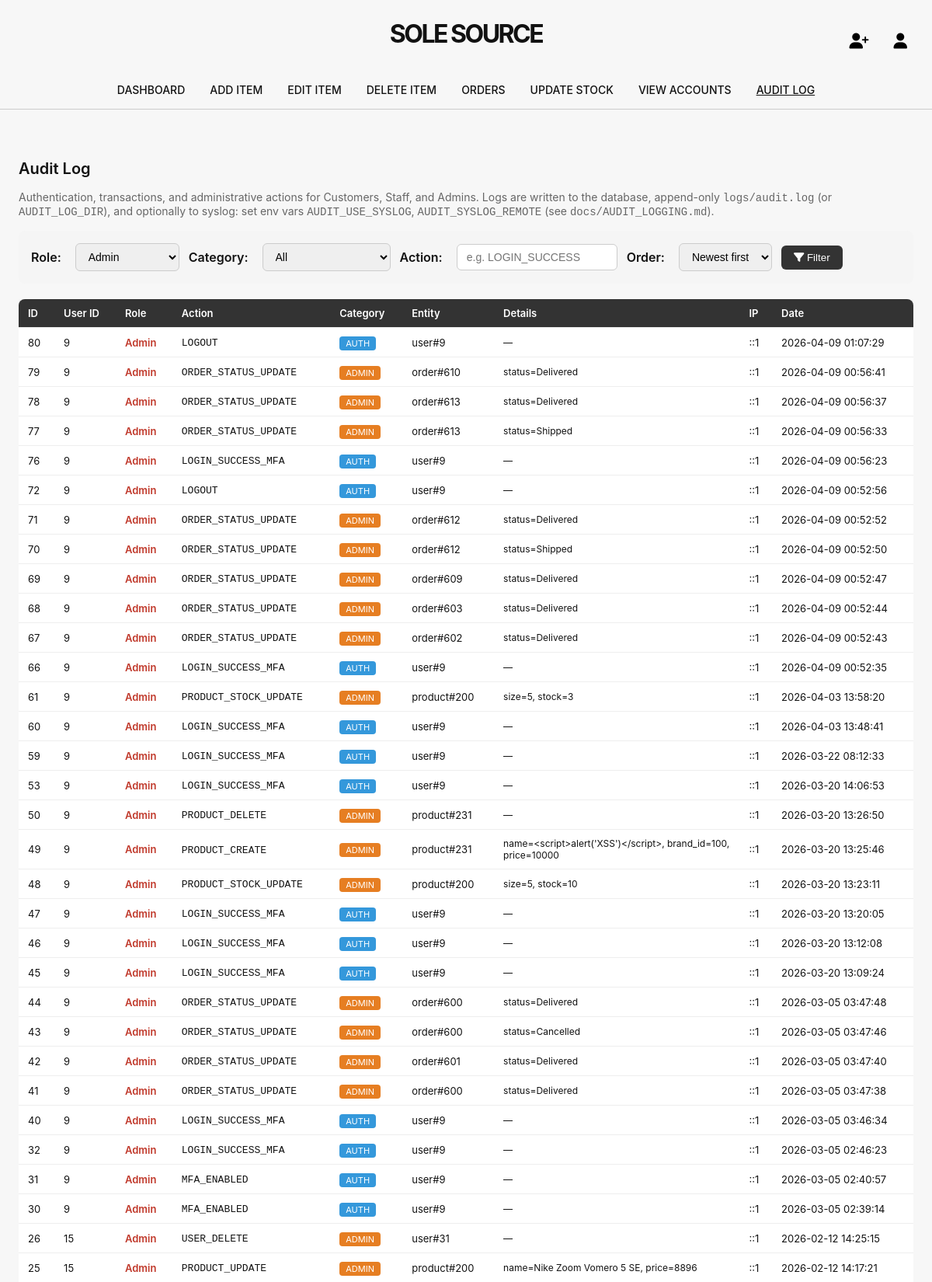
Page /view-audit-log.php?role=Admin (signed in, upper part) on the committed database.
### tables this page shows
CREATE TABLE `audit_log` (
  `id` int(11) NOT NULL,
  `user_id` int(11) DEFAULT NULL,
  `role` varchar(50) DEFAULT NULL,
  `action` varchar(50) NOT NULL,
  `log_category` enum('AUTH','TRANSACTION','ADMIN') DEFAULT NULL,
  `entity_type` varchar(50) DEFAULT NULL,
  `entity_id` int(11) DEFAULT NULL,
  `details` text DEFAULT NULL,
  `ip_address` varchar(45) DEFAULT NULL,
  `created_at` timestamp NOT NULL DEFAULT current_timestamp()
);

### includes/input_validation.php (called while the page is built, shortened)
<?php
function validate_order_direction($value) {
    $v = strtolower(trim((string)$value));
    return ($v === 'asc') ? 'ASC' : 'DESC';
}

### view-audit-log.php (the view, shortened to what this page needs)
<?php
require_once 'includes/db.php';
require_once 'includes/input_validation.php';
$has_category = false;
$r = mysqli_query($conn, "SHOW COLUMNS FROM audit_log LIKE 'log_category'");
if ($r && mysqli_num_rows($r) > 0) {
    $has_category = true;
}
$filter_role = $_GET['role'] ?? '';
$filter_action = trim($_GET['action'] ?? '');
$order = $_GET['order'] ?? 'desc';
$where = [];
$params = [];
$types = '';
if ($filter_role !== '') {
    if ($filter_role === '_none_') {
        $where[] = "(role IS NULL OR role = '')";
    } else {
        $where[] = "role = ?";
        $params[] = $filter_role;
        $types .= 's';
    }
}
$where_sql = count($where) > 0 ? 'WHERE ' . implode(' AND ', $where) : '';
$order_sql = validate_order_direction($order);
$select_cols = $has_category
    ? "id, user_id, role, action, log_category, entity_type, entity_id, details, ip_address, created_at"
    : "id, user_id, role, action, entity_type, entity_id, details, ip_address, created_at";
$query = "SELECT {$select_cols} FROM audit_log {$where_sql} ORDER BY created_at {$order_sql} LIMIT 500";
if (count($params) > 0) {
    $stmt = mysqli_prepare($conn, $query);
    if ($stmt) {
        mysqli_stmt_bind_param($stmt, $types, ...$params);
        mysqli_stmt_execute($stmt);
        $result = mysqli_stmt_get_result($stmt);
    } else {
        $result = false;
    }
} else {
    $result = mysqli_query($conn, $query);
}
$logs = [];
if ($result) {
    while ($row = mysqli_fetch_assoc($result)) {
        $logs[] = $row;
    }
}
?>
<!DOCTYPE html>
<html lang="en">
<head>
  <link rel="stylesheet" href="css/homestyles.css" />
  <link rel="stylesheet" href="css/staffstyles.css" />
  <link rel="stylesheet" href="https://cdnjs.cloudflare.com/ajax/libs/font-awesome/6.5.0/css/all.min.css">
</head>
<body>
<header class="header">
  <div class="header-container">
    <h1 class="logo">SOLE SOURCE</h1>
    <div class="header-icons">
      <button class="icon-button" title="Create Account" onclick="window.location.href='create-account.php'">
        <i class="fas fa-user-plus"></i>
      </button>
      <div class="user-profile-container">
        <button class="icon-button" onclick="window.location.href='userprofileadmin.php'">
          <i class="fas fa-user"></i>
        </button>
      </div>
    </div>
  </div>
  <nav class="navigation">
    <a href="adminhomepage.php" class="nav-link">DASHBOARD</a>
    <a href="add-item.php" class="nav-link">ADD ITEM</a>
    <a href="edit-item.php" class="nav-link">EDIT ITEM</a>
    <a href="delete-item.php" class="nav-link">DELETE ITEM</a>
    <a href="admin-orders.php" class="nav-link">ORDERS</a>
    <a href="admin-update-stocks.php" class="nav-link">UPDATE STOCK</a>
    <a href="view-accounts.php" class="nav-link">VIEW ACCOUNTS</a>
    <a href="view-audit-log.php" class="nav-link active">AUDIT LOG</a>
  </nav>
</header>
<div class="staff-container">
  <h2 class="section-title">Audit Log</h2>
  <p class="audit-summary">Authentication, transactions, and administrative actions for Customers, Staff, and Admins. Logs are written to the database, append-only <code>logs/audit.log</code> (or <code>AUDIT_LOG_DIR</code>), and optionally to syslog: set env vars <code>AUDIT_USE_SYSLOG</code>, <code>AUDIT_SYSLOG_REMOTE</code> (see <code>docs/AUDIT_LOGGING.md</code>).</p>
  <form method="get" action="view-audit-log.php" class="audit-filters">
    <label>Role:</label>
    <select name="role">
      <option value="Admin" <?php echo $filter_role === 'Admin' ? 'selected' : ''; ?>>Admin</option>
    </select>
    <?php if ($has_category): ?>
    <label>Category:</label>
    <select name="category">
      <option value="">All</option>
    </select>
    <?php endif; ?>
    <label>Action:</label>
    <input type="text" name="action" value="<?php echo htmlspecialchars($filter_action); ?>" placeholder="e.g. LOGIN_SUCCESS" />
    <label>Order:</label>
    <select name="order">
      <option value="desc" <?php echo $order === 'desc' ? 'selected' : ''; ?>>Newest first</option>
    </select>
    <button type="submit"><i class="fas fa-filter"></i> Filter</button>
  </form>
  <div style="overflow-x: auto;">
    <table class="audit-table">
      <thead>
        <tr>
          <th>ID</th>
          <th>User ID</th>
          <th>Role</th>
          <th>Action</th>
          <?php if ($has_category): ?><th>Category</th><?php endif; ?>
          <th>Entity</th>
          <th>Details</th>
          <th>IP</th>
          <th>Date</th>
        </tr>
      </thead>
      <tbody>
        <?php foreach ($logs as $log): ?>
        <tr>
          <td><?php echo (int)$log['id']; ?></td>
          <td><?php echo $log['user_id'] !== null ? (int)$log['user_id'] : '—'; ?></td>
          <td class="role-<?php echo strtolower($log['role'] ?? 'none'); ?>"><?php echo htmlspecialchars($log['role'] ?? '—'); ?></td>
          <td><code><?php echo htmlspecialchars($log['action']); ?></code></td>
          <?php if ($has_category): ?>
          <td>
            <?php
            $cat = $log['log_category'] ?? null;
            if ($cat): ?>
              <span class="badge-<?php echo strtolower($cat); ?>"><?php echo htmlspecialchars($cat); ?></span>
            <?php else: ?>—<?php endif; ?>
          </td>
          <?php endif; ?>
          <td><?php echo htmlspecialchars(($log['entity_type'] ?? '') . ($log['entity_id'] ? '#' . $log['entity_id'] : '')); ?></td>
          <td class="log-details"><?php echo htmlspecialchars($log['details'] ?? '—'); ?></td>
          <td><?php echo htmlspecialchars($log['ip_address'] ?? '—'); ?></td>
          <td><?php echo htmlspecialchars($log['created_at'] ?? ''); ?></td>
        </tr>
        <?php endforeach; ?>
      </tbody>
    </table>
  </div>
</div>
</body>
</html>

### css/homestyles.css (style rules this page uses)
.logo { font-size: 32px; font-weight: 700; letter-spacing: -2.5px; margin-bottom: 20px; }
* { margin: 0; padding: 0; box-sizing: border-box; }
body { font-family: -apple-system, BlinkMacSystemFont, 'Segoe UI', Roboto, sans-serif; background-color: hsl(0, 0%, 97%); color: hsl(0, 0%, 7%); min-height: 100vh; }
.header { background-color: hsl(0, 0%, 97%); border-bottom: 1px solid hsl(0, 0%, 80%); }
.header-container { max-width: 1200px; margin: 0 auto; padding: 24px; display: flex; align-items: center; justify-content: space-between; }
.header-icons { flex: 1; display: flex; justify-content: flex-end; gap: 16px; }
.icon-button { background: none; border: none; font-size: 20px; cursor: pointer; padding: 8px; border-radius: 4px; transition: background-color 0.2s; }
.navigation { max-width: 1200px; margin: 0 auto; padding: 0 24px 16px; display: flex; justify-content: center; gap: 32px; }
.nav-link { text-decoration: none; color: hsl(0, 0%, 7%); font-size: 14px; font-weight: 500; transition: color 0.2s; }
.nav-link.active { text-decoration: underline; color: hsl(0, 0%, 7%); }

### css/staffstyles.css (style rules this page uses)
.staff-container { max-width: 1200px; margin: 40px auto; padding: 24px; }
.section-title { font-size: 20px; font-weight: 600; margin-bottom: 16px; }
.user-profile-container { position: relative; }

### view-audit-log.php (style rules this page uses)
.audit-filters { display: flex; flex-wrap: wrap; gap: 12px; align-items: center; margin-bottom: 20px; padding: 16px; background: #f5f5f5; border-radius: 8px; }
.audit-filters label { font-weight: 600; margin-right: 6px; }
.audit-filters select, .audit-filters input { padding: 8px 12px; border: 1px solid #ccc; border-radius: 6px; font-size: 14px; }
.audit-filters button { padding: 8px 16px; background: #333; color: white; border: none; border-radius: 6px; cursor: pointer; }
.audit-table { width: 100%; border-collapse: collapse; font-size: 13px; background: white; box-shadow: 0 2px 8px rgba(0,0,0,0.08); border-radius: 8px; overflow: hidden; }
.audit-table th, .audit-table td { padding: 10px 12px; text-align: left; border-bottom: 1px solid #eee; }
.audit-table th { background: #333; color: white; font-weight: 600; }
.badge-auth { background: #3498db; color: white; padding: 2px 8px; border-radius: 4px; font-size: 11px; }
.badge-admin { background: #e67e22; color: white; padding: 2px 8px; border-radius: 4px; font-size: 11px; }
.role-admin { color: #c0392b; font-weight: 600; }
.log-details { max-width: 280px; word-break: break-word; font-size: 12px; }
.audit-summary { margin-bottom: 16px; color: #666; font-size: 14px; }

### rows in the picture
audit_log: id "80", user "9", role "Admin", action "LOGOUT", log_category "AUTH", entity_type+entity "user#9", details "—", ip_address "::1", created_at "2026-04-09 01:07:29"
audit_log: id "79", user "9", role "Admin", action "ORDER_STATUS_UPDATE", log_category "ADMIN", entity_type+entity "order#610", details "status=Delivered", ip_address "::1", created_at "2026-04-09 00:56:41"
audit_log: id "78", user "9", role "Admin", action "ORDER_STATUS_UPDATE", log_category "ADMIN", entity_type+entity "order#613", details "status=Delivered", ip_address "::1", created_at "2026-04-09 00:56:37"
audit_log: id "77", user "9", role "Admin", action "ORDER_STATUS_UPDATE", log_category "ADMIN", entity_type+entity "order#613", details "status=Shipped", ip_address "::1", created_at "2026-04-09 00:56:33"
audit_log: id "76", user "9", role "Admin", action "LOGIN_SUCCESS_MFA", log_category "AUTH", entity_type+entity "user#9", details "—", ip_address "::1", created_at "2026-04-09 00:56:23"
audit_log: id "72", user "9", role "Admin", action "LOGOUT", log_category "AUTH", entity_type+entity "user#9", details "—", ip_address "::1", created_at "2026-04-09 00:52:56"
audit_log: id "71", user "9", role "Admin", action "ORDER_STATUS_UPDATE", log_category "ADMIN", entity_type+entity "order#612", details "status=Delivered", ip_address "::1", created_at "2026-04-09 00:52:52"
audit_log: id "70", user "9", role "Admin", action "ORDER_STATUS_UPDATE", log_category "ADMIN", entity_type+entity "order#612", details "status=Shipped", ip_address "::1", created_at "2026-04-09 00:52:50"
audit_log: id "69", user "9", role "Admin", action "ORDER_STATUS_UPDATE", log_category "ADMIN", entity_type+entity "order#609", details "status=Delivered", ip_address "::1", created_at "2026-04-09 00:52:47"
audit_log: id "68", user "9", role "Admin", action "ORDER_STATUS_UPDATE", log_category "ADMIN", entity_type+entity "order#603", details "status=Delivered", ip_address "::1", created_at "2026-04-09 00:52:44"
audit_log: id "67", user "9", role "Admin", action "ORDER_STATUS_UPDATE", log_category "ADMIN", entity_type+entity "order#602", details "status=Delivered", ip_address "::1", created_at "2026-04-09 00:52:43"
audit_log: id "66", user "9", role "Admin", action "LOGIN_SUCCESS_MFA", log_category "AUTH", entity_type+entity "user#9", details "—", ip_address "::1", created_at "2026-04-09 00:52:35"
audit_log: id "61", user "9", role "Admin", action "PRODUCT_STOCK_UPDATE", log_category "ADMIN", entity_type+entity "product#200", details "size=5, stock=3", ip_address "::1", created_at "2026-04-03 13:58:20"
audit_log: id "60", user "9", role "Admin", action "LOGIN_SUCCESS_MFA", log_category "AUTH", entity_type+entity "user#9", details "—", ip_address "::1", created_at "2026-04-03 13:48:41"
audit_log: id "59", user "9", role "Admin", action "LOGIN_SUCCESS_MFA", log_category "AUTH", entity_type+entity "user#9", details "—", ip_address "::1", created_at "2026-03-22 08:12:33"
audit_log: id "53", user "9", role "Admin", action "LOGIN_SUCCESS_MFA", log_category "AUTH", entity_type+entity "user#9", details "—", ip_address "::1", created_at "2026-03-20 14:06:53"
audit_log: id "50", user "9", role "Admin", action "PRODUCT_DELETE", log_category "ADMIN", entity_type+entity "product#231", details "—", ip_address "::1", created_at "2026-03-20 13:26:50"
audit_log: id "49", user "9", role "Admin", action "PRODUCT_CREATE", log_category "ADMIN", entity_type+entity "product#231", details "name=<script>alert('XSS')</script>, brand_id=100, price=10000", ip_address "::1", created_at "2026-03-20 13:25:46"
audit_log: id "48", user "9", role "Admin", action "PRODUCT_STOCK_UPDATE", log_category "ADMIN", entity_type+entity "product#200", details "size=5, stock=10", ip_address "::1", created_at "2026-03-20 13:23:11"
audit_log: id "47", user "9", role "Admin", action "LOGIN_SUCCESS_MFA", log_category "AUTH", entity_type+entity "user#9", details "—", ip_address "::1", created_at "2026-03-20 13:20:05"
audit_log: id "46", user "9", role "Admin", action "LOGIN_SUCCESS_MFA", log_category "AUTH", entity_type+entity "user#9", details "—", ip_address "::1", created_at "2026-03-20 13:12:08"
audit_log: id "45", user "9", role "Admin", action "LOGIN_SUCCESS_MFA", log_category "AUTH", entity_type+entity "user#9", details "—", ip_address "::1", created_at "2026-03-20 13:09:24"
audit_log: id "44", user "9", role "Admin", action "ORDER_STATUS_UPDATE", log_category "ADMIN", entity_type+entity "order#600", details "status=Delivered", ip_address "::1", created_at "2026-03-05 03:47:48"
audit_log: id "43", user "9", role "Admin", action "ORDER_STATUS_UPDATE", log_category "ADMIN", entity_type+entity "order#600", details "status=Cancelled", ip_address "::1", created_at "2026-03-05 03:47:46"
audit_log: id "42", user "9", role "Admin", action "ORDER_STATUS_UPDATE", log_category "ADMIN", entity_type+entity "order#601", details "status=Delivered", ip_address "::1", created_at "2026-03-05 03:47:40"
audit_log: id "41", user "9", role "Admin", action "ORDER_STATUS_UPDATE", log_category "ADMIN", entity_type+entity "order#600", details "status=Delivered", ip_address "::1", created_at "2026-03-05 03:47:38"
audit_log: id "40", user "9", role "Admin", action "LOGIN_SUCCESS_MFA", log_category "AUTH", entity_type+entity "user#9", details "—", ip_address "::1", created_at "2026-03-05 03:46:34"
audit_log: id "32", user "9", role "Admin", action "LOGIN_SUCCESS_MFA", log_category "AUTH", entity_type+entity "user#9", details "—", ip_address "::1", created_at "2026-03-05 02:46:23"
audit_log: id "31", user "9", role "Admin", action "MFA_ENABLED", log_category "AUTH", entity_type+entity "user#9", details "—", ip_address "::1", created_at "2026-03-05 02:40:57"
audit_log: id "30", user "9", role "Admin", action "MFA_ENABLED", log_category "AUTH", entity_type+entity "user#9", details "—", ip_address "::1", created_at "2026-03-05 02:39:14"
audit_log: id "26", user "15", role "Admin", action "USER_DELETE", log_category "ADMIN", entity_type+entity "user#31", details "—", ip_address "::1", created_at "2026-02-12 14:25:15"
audit_log: id "25", user "15", role "Admin", action "PRODUCT_UPDATE", log_category "ADMIN", entity_type+entity "product#200", details "name=Nike Zoom Vomero 5 SE, price=8896", ip_address "::1", created_at "2026-02-12 14:17:21"
